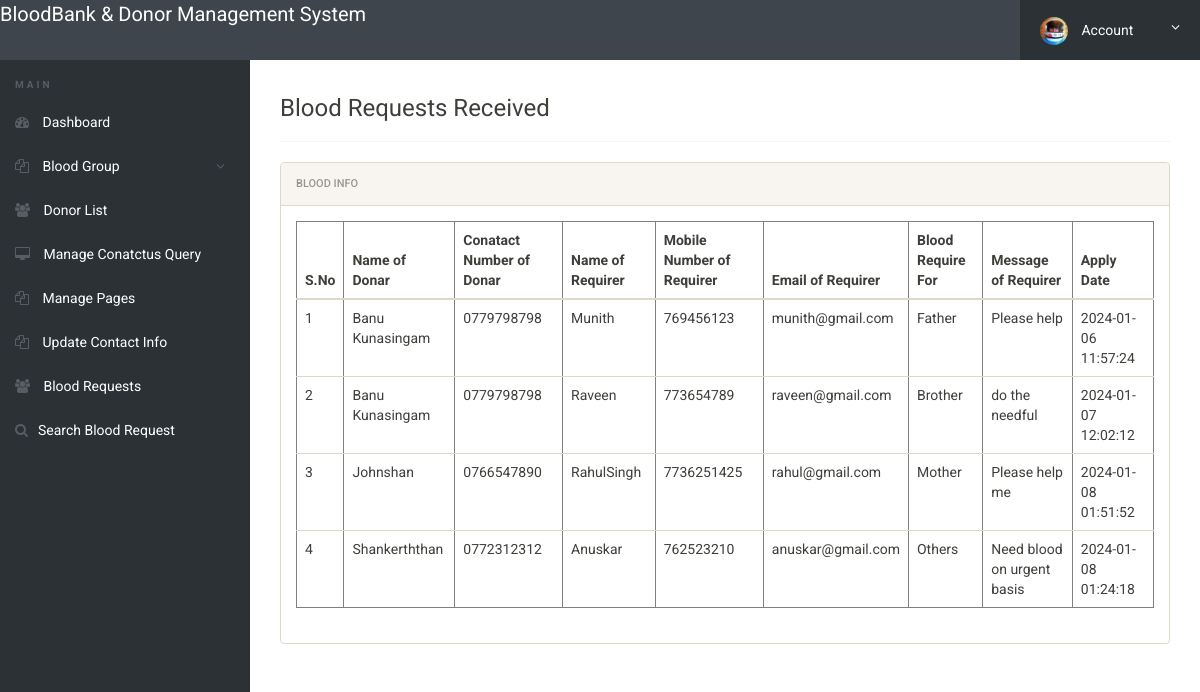
Page /blood-net/admin/requests-received.php (signed in) on the committed database.
### tables this page shows
CREATE TABLE `tblbloodrequirer` (
  `ID` int(10) NOT NULL,
  `BloodDonarID` int(10) DEFAULT NULL,
  `name` varchar(250) DEFAULT NULL,
  `EmailId` varchar(250) DEFAULT NULL,
  `ContactNumber` bigint(10) DEFAULT NULL,
  `BloodRequirefor` varchar(250) DEFAULT NULL,
  `Message` mediumtext DEFAULT NULL,
  `ApplyDate` timestamp NULL DEFAULT current_timestamp()
);

CREATE TABLE `tblblooddonars` (
  `id` int(11) NOT NULL,
  `FullName` varchar(100) DEFAULT NULL,
  `MobileNumber` char(11) DEFAULT NULL,
  `EmailId` varchar(100) DEFAULT NULL,
  `Gender` varchar(20) DEFAULT NULL,
  `Age` int(11) DEFAULT NULL,
  `BloodGroup` varchar(20) DEFAULT NULL,
  `Address` varchar(255) DEFAULT NULL,
  `Message` mediumtext DEFAULT NULL,
  `PostingDate` timestamp NOT NULL DEFAULT current_timestamp(),
  `status` int(1) DEFAULT NULL,
  `Password` varchar(250) DEFAULT NULL
);

### blood-net/admin/requests-received.php (the view, shortened to what this page needs)
<?php
include('includes/config.php');
if(strlen($_SESSION['alogin'])==0)
	{
header('location:index.php');
}
else{
 ?>
<!doctype html>
<html lang="en" class="no-js">
<head>
	<link rel="stylesheet" href="css/font-awesome.min.css">
	<link rel="stylesheet" href="css/bootstrap.min.css">
	<link rel="stylesheet" href="css/dataTables.bootstrap.min.css">
	<link rel="stylesheet" href="css/bootstrap-social.css">
	<link rel="stylesheet" href="css/bootstrap-select.css">
	<link rel="stylesheet" href="css/fileinput.min.css">
	<link rel="stylesheet" href="css/awesome-bootstrap-checkbox.css">
	<link rel="stylesheet" href="css/style.css">
</head>
<body>
	<?php include('includes/header.php');?>
	<div class="ts-main-content">
		<?php include('includes/leftbar.php');?>
		<div class="content-wrapper">
			<div class="container-fluid">
					<div class="col-md-12">
<h3> Blood Requests Received</h3>
<hr />
						<div class="panel panel-default">
							<div class="panel-heading">Blood Info</div>
							<div class="panel-body">
								<table border="1" class="table table-responsive">
                                    <thead>
                                         <tr>
                                         	<th>S.No</th>
                                          <th>Name of Donar</th>
                                          <th>Conatact Number of Donar</th>
                                            <th>Name of Requirer</th>
                                            <th>Mobile Number of Requirer</th>
                                            <th>Email of Requirer</th>
                                            <th>Blood Require For</th>
                                            <th>Message of Requirer</th>
                                            <th>Apply Date</th>
                                        </tr>
                                    </thead>
                                    <tbody>
                                        <tr><?php
$sql="SELECT tblbloodrequirer.BloodDonarID,tblbloodrequirer.name,tblbloodrequirer.EmailId,tblbloodrequirer.ContactNumber,tblbloodrequirer.BloodRequirefor,tblbloodrequirer.Message,tblbloodrequirer.ApplyDate,tblblooddonars.id as donid,tblblooddonars.FullName,tblblooddonars.MobileNumber from  tblbloodrequirer join tblblooddonars on tblblooddonars.id=tblbloodrequirer.BloodDonarID where tblblooddonars.FullName like '%$sdata%' || tblblooddonars.MobileNumber like '%$sdata%'";
$query = $dbh -> prepare($sql);
$query->bindParam(':uid',$uid,PDO::PARAM_STR);
$query->execute();
$results=$query->fetchAll(PDO::FETCH_OBJ);
$cnt=1;
if($query->rowCount() > 0)
{
foreach($results as $row)
{               ?>
                                            <td><?php echo htmlentities($cnt);?></td>
                                            <td><?php  echo htmlentities($row->FullName);?></td>
                                            <td><?php  echo htmlentities($row->MobileNumber);?></td>
                                        <td><?php  echo htmlentities($row->name);?></td>
                                             <td><?php  echo htmlentities($row->ContactNumber);?></td>
                                             <td><?php  echo htmlentities($row->EmailId);?></td>
                                          <td><?php  echo htmlentities($row->BloodRequirefor);?></td>
                 <td><?php  echo htmlentities($row->Message);?>
                  </td>
                                            <td>
                                              <?php  echo htmlentities($row->ApplyDate);?>
                                            </td>
                                        </tr>
                                    <?php $cnt=$cnt+1;}}?>
                                    </tbody>
                                </table>
							</div>
						</div>
					</div>
				</div>
			</div>
		</div>
</body>
</html>
<?php } ?>

### blood-net/admin/css/style.css (style rules this page uses)
html { font-size: 14px; }
@media only screen and (min-width: 480px) { html { font-size: 17px; } }
@media only screen and (min-width: 768px) { html { font-size: 14px; } }
body { font-size: 1em; }
.panel { overflow: hidden; }
.ts-main-content .content-wrapper { padding-top: 15px; margin-top: 60px; }
@media only screen and (min-width: 992px) { .ts-main-content .content-wrapper { margin-left: 250px; } }

### rows in the picture
tblbloodrequirer: BloodDonarID.FullName "Banu Kunasingam", BloodDonarID.MobileNumber "0779798798", name "Munith", ContactNumber "769456123", EmailId "munith@gmail.com", BloodRequirefor "Father", Message "Please help", ApplyDate "2024-01-06 11:57:24"
tblbloodrequirer: BloodDonarID.FullName "Banu Kunasingam", BloodDonarID.MobileNumber "0779798798", name "Raveen", ContactNumber "773654789", EmailId "raveen@gmail.com", BloodRequirefor "Brother", Message "do the needful", ApplyDate "2024-01-07 12:02:12"
tblbloodrequirer: BloodDonarID.FullName "Johnshan", BloodDonarID.MobileNumber "0766547890", name "RahulSingh", ContactNumber "7736251425", EmailId "rahul@gmail.com", BloodRequirefor "Mother", Message "Please help me", ApplyDate "2024-01-08 01:51:52"
tblbloodrequirer: BloodDonarID.FullName "Shankerththan", BloodDonarID.MobileNumber "0772312312", name "Anuskar", ContactNumber "762523210", EmailId "anuskar@gmail.com", BloodRequirefor "Others", Message "Need blood on urgent basis", ApplyDate "2024-01-08 01:24:18"
